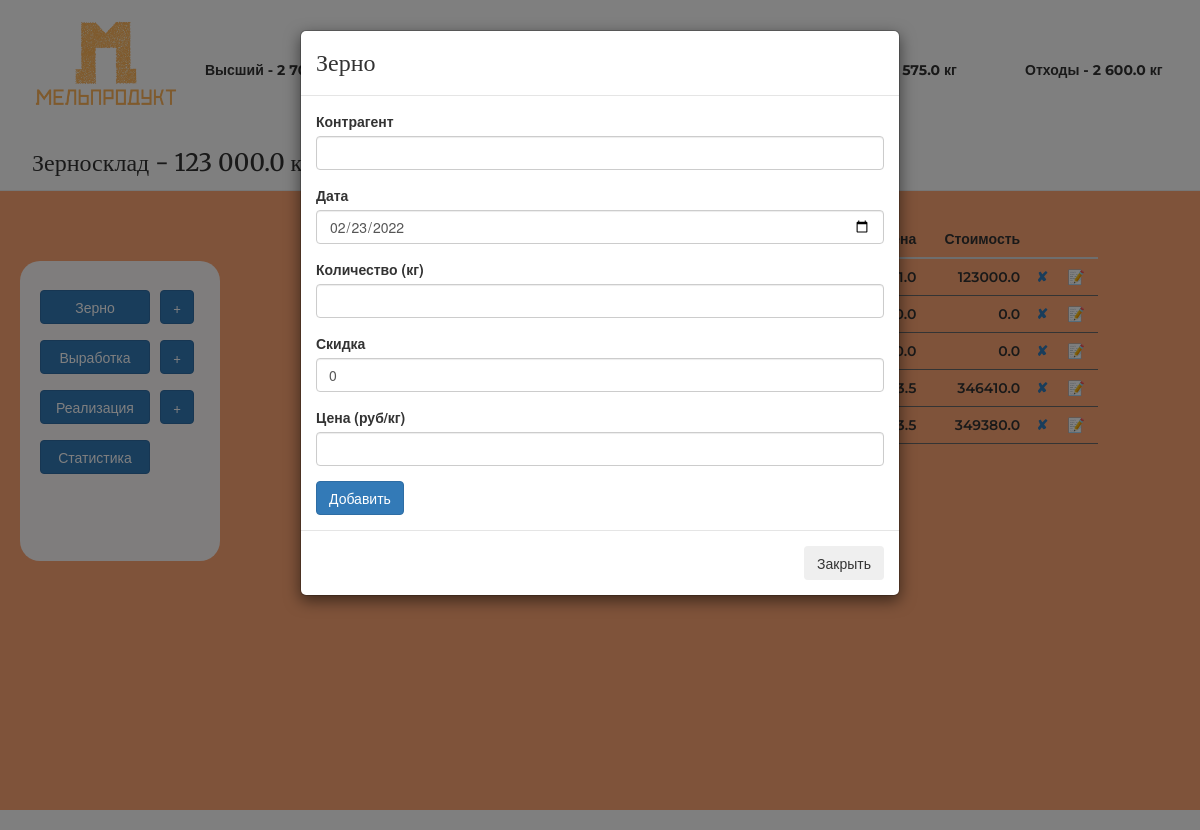
Screenshot of /grain/add with the database file from the repository.
### main.py (models this page shows)
class Grain(db.Model):
    __tablename__ = "grains"
    id = db.Column(db.Integer, primary_key=True)
    agent = db.Column(db.String(250), nullable=False)
    date = db.Column(db.Date(), nullable=False)
    value = db.Column(db.Float(20), nullable=False)
    discount = db.Column(db.Float(20), nullable=False)
    final_value = db.Column(db.Float(20), nullable=False)
    price = db.Column(db.Float(20), nullable=False)
    cost = db.Column(db.Float(20), nullable=False)

### main.py (the view, shortened to what this page needs)
@app.route('/grain/add', methods=['GET', 'POST'])
def grain_add():
    stock = Stock.query.filter_by(id=1).first()
    grain_form = AddGrain(discount=0, date=dt.datetime.now())
    table = db.session.query(Grain).filter(Grain.date <= dt.datetime.now(),
                                                 Grain.date >= dt.datetime.now() - dt.timedelta(
                                                     days=30)).order_by(Grain.date).all()
    return render_template('grainadd.html', title='Зерно', form=grain_form, first='{:,}'.format(stock.first).replace(',', ' '),
                           second='{:,}'.format(stock.second).replace(',', ' '),
                           highest='{:,}'.format(stock.highest).replace(',', ' '),
                           bran='{:,}'.format(stock.bran).replace(',', ' '),
                           waste='{:,}'.format(stock.waste).replace(',', ' '),
                           grain='{:,}'.format(stock.grain).replace(',', ' '),
                           table=reversed(table), button='grain', target='grain', onclick1='onclick=',
                           onclick2='onclick=', onclick3='onclick=', onclick11='onclick=', onclick33='onclick=',
                           bcolor='#ffa775', mright='450px', bimage='/../static/img/FFA775.png'
                           )

### forms.py
class AddGrain(FlaskForm):
    agent = StringField("Контрагент", validators=[DataRequired()])
    date = DateField("Дата", validators=[DataRequired()])
    value = FloatField("Количество (кг)", validators=[DataRequired()])
    discount = StringField("Скидка", validators=[DataRequired()])
    price = StringField("Цена (руб/кг)", validators=[DataRequired()])
    submit = SubmitField("Добавить")

### main.py (called while the page is built)
@app.template_filter('jround')
def jround(x):
    y = round(x, 2)
    return y

### templates/grainadd.html (shortened to what this page needs)
{% extends 'index.html' %}
{% block modal %}
{% include "modal.html" %}
{% endblock %}
{% block table %}
{% include "grain-table.html" %}
{% endblock %}

### templates/grain-table.html (shortened to what this page needs)
<div class="col-md-8 col-sm-12" >
<table class="table table-hover counter">
        <thead>
          <tr>
            <th scope="col">№</th>
            <th scope="col">Дата</th>
            <th scope="col">Поставщик</th>
            <th scope="col" style="text-align: right; ">Физ. вес</th>
            <th scope="col" style="text-align: right; ">Скидка</th>
            <th scope="col" style="text-align: right; ">Зачет. вес</th>
            <th scope="col" style="text-align: right; ">Цена</th>
            <th scope="col" style="text-align: right; ">Стоимость</th>
            <th scope="col" style="text-align: right; "></th>
            <th scope="col" style="text-align: right; "></th>
          </tr>
        </thead>
        <tbody>
        {% for line in table %}
          <tr>
            <td>{{line.date.strftime('%d.%m.%Y')}}</td>
            <td>{{line.agent}}</td>
            <td class="rghtalgn">{{line.value}}</td>
            <td class="rghtalgn">{{line.discount}}</td>
            <td class="rghtalgn">{{line.final_value | jround()}}</td>
            <td class="rghtalgn">{{line.price}}</td>
            <td  class="rghtalgn">{{line.cost | jround()}}</td>
            <td><a href="#" data-toggle="modal" title="Удалить" data-target="#test" onclick="aTestFunction({{line.id}}, {{line.value}})">✘</a></td>
            <td><a href="{{url_for('grain_edit', item_id=line.id)}}" type="button" title="Редактировать">📝</a></td>
          </tr>
        {% endfor %}
        </tbody>
      </table>
<div class="col-md-8 col-sm-12" >
        </div>

### static/css/main.css (style rules this page uses)
body { margin-top: -20px; }
td, tr, th { font-family: 'Montserrat', sans-serif; font-weight: 600; }
.rghtalgn { text-align: right; }
.counter { counter-reset: schet; }
.counter tbody tr { counter-increment: schet; }
.counter td, .counter tr:before { padding: .1em .5em; border-bottom: 1px solid DimGray; }
.counter tbody tr:before { content: counter(schet); display: table-cell; vertical-align: middle; }

### rows the page displays
Grain: price "1.0", cost|jround "123000.0"
Grain: price "0.0", cost|jround "0.0"
Grain: price "0.0", cost|jround "0.0"
Grain: price "13.5", cost|jround "346410.0"
Grain: price "13.5", cost|jround "349380.0"

### other values shown
{{ highest }} "2…"
{{ bran }} "21 575.0"
{{ waste }} "2 600.0"
{{ grain }} "123 000.0"
{{ title }} "Зерно"
